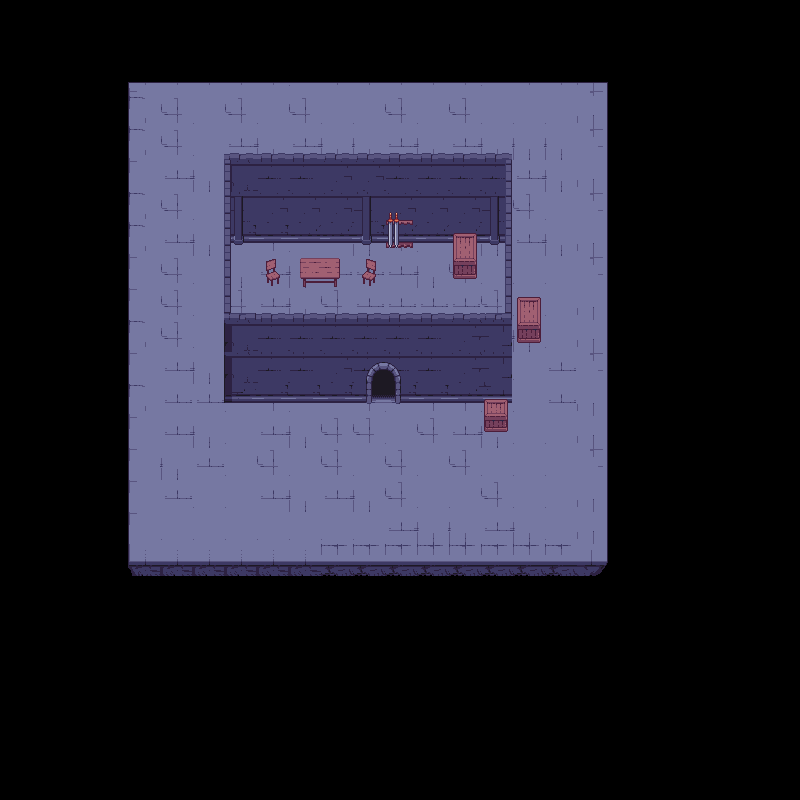

The image is a tile-based game level rendered from a .tmx file. Its description and complete source (layers, tilesets, objects, tile grids) follow:
An orthogonal 25x25 tile map with 32x32 px tiles, 4 tile layers (floor, wall, ceilings, door).

<map version="1.0" tiledversion="1.1.6" orientation="orthogonal" renderorder="right-down" width="25" height="25" tilewidth="32" tileheight="32" infinite="0" nextobjectid="1">
 <tileset firstgid="1" source="Dungeon1.tsx" />
 <layer name="floor" width="25" height="25">
  <data encoding="csv">
0,0,0,0,0,0,0,0,0,0,0,0,0,0,0,0,0,0,0,0,0,0,0,0,0,
0,0,0,0,0,0,0,0,0,0,0,0,0,0,0,0,0,0,0,0,0,0,0,0,0,
0,0,0,0,1,2,2,2,2,3,2,2,2,2,2,3,2,2,4,0,0,0,0,0,0,
0,0,0,0,5,6,7,6,7,6,7,7,6,7,6,7,7,7,8,0,0,0,0,0,0,
0,0,0,0,5,6,7,10,11,10,11,11,10,11,10,11,11,11,12,0,0,0,0,0,0,
0,0,0,0,9,10,11,7,6,6,7,6,7,7,7,7,10,11,8,0,0,0,0,0,0,
0,0,0,0,5,6,7,7,10,10,6,7,11,7,6,7,6,7,12,0,0,0,0,0,0,
0,0,0,0,5,10,11,7,6,7,10,11,6,7,10,11,10,11,8,0,0,0,0,0,0,
0,0,0,0,9,6,7,11,10,11,10,10,10,11,6,7,7,7,12,0,0,0,0,0,0,
0,0,0,0,9,6,7,6,10,11,6,10,10,10,10,6,7,7,8,0,0,0,0,0,0,
0,0,0,0,5,6,7,6,7,6,7,6,6,7,10,10,11,7,8,0,0,0,0,0,0,
0,0,0,0,9,10,11,11,6,10,11,10,10,11,10,10,7,10,12,0,0,0,0,0,0,
0,0,0,0,5,10,10,7,6,7,10,6,7,6,6,7,7,10,8,0,0,0,0,0,0,
0,0,0,0,9,10,11,7,10,11,6,6,7,6,10,11,7,7,8,0,0,0,0,0,0,
0,0,0,0,9,11,10,7,6,7,6,7,6,7,6,7,7,7,12,0,0,0,0,0,0,
0,0,0,0,9,10,7,7,10,11,10,11,6,7,7,6,7,7,8,0,0,0,0,0,0,
0,0,0,0,9,7,7,7,7,7,7,7,10,11,11,10,11,7,8,0,0,0,0,0,0,
0,0,0,0,13,14,14,14,14,14,15,15,15,15,15,15,15,15,16,0,0,0,0,0,0,
0,0,0,0,0,0,0,0,0,0,0,0,0,0,0,0,0,0,0,0,0,0,0,0,0,
0,0,0,0,0,0,0,0,0,0,0,0,0,0,0,0,0,0,0,0,0,0,0,0,0,
0,0,0,0,0,0,0,0,0,0,0,0,0,0,0,0,0,0,0,0,0,0,0,0,0,
0,0,0,0,0,0,0,0,0,0,0,0,0,0,0,0,0,0,0,0,0,0,0,0,0,
0,0,0,0,0,0,0,0,0,0,0,0,0,0,0,0,0,0,0,0,0,0,0,0,0,
0,0,0,0,0,0,0,0,0,0,0,0,0,0,0,0,0,0,0,0,0,0,0,0,0,
0,0,0,0,0,0,0,0,0,0,0,0,0,0,0,0,0,0,0,0,0,0,0,0,0
</data>
 </layer>
 <layer name="wall" width="25" height="25">
  <data encoding="csv">
0,0,0,0,0,0,0,0,0,0,0,0,0,0,0,0,0,0,0,0,0,0,0,0,0,
0,0,0,0,0,0,0,0,0,0,0,0,0,0,0,0,0,0,0,0,0,0,0,0,0,
0,0,0,0,0,0,0,0,0,0,0,0,0,0,0,0,0,0,0,0,0,0,0,0,0,
0,0,0,0,0,0,0,0,0,0,0,0,0,0,0,0,0,0,0,0,0,0,0,0,0,
0,0,0,0,0,0,0,34,34,34,34,34,34,34,34,34,0,0,0,0,0,0,0,0,0,
0,0,0,0,0,0,0,37,38,38,39,39,38,38,38,38,0,0,0,0,0,0,0,0,0,
0,0,0,0,0,0,0,26,39,39,39,26,39,39,39,26,0,0,0,0,0,0,0,0,0,
0,0,0,0,0,0,0,30,42,43,43,30,43,43,43,30,0,0,0,0,0,0,0,0,0,
0,0,0,0,0,0,0,0,0,0,0,0,0,0,0,0,0,0,0,0,0,0,0,0,0,
0,0,0,0,0,0,0,33,34,34,34,34,34,34,34,36,0,0,0,0,0,0,0,0,0,
0,0,0,0,0,0,0,37,38,38,38,38,38,38,39,40,0,0,0,0,0,0,0,0,0,
0,0,0,0,0,0,0,37,38,38,39,38,38,38,39,40,0,0,0,0,0,0,0,0,0,
0,0,0,0,0,0,0,41,42,42,42,43,42,42,43,44,0,0,0,0,0,0,0,0,0,
0,0,0,0,0,0,0,0,0,0,0,0,0,0,0,0,0,0,0,0,0,0,0,0,0,
0,0,0,0,0,0,0,0,0,0,0,0,0,0,0,0,0,0,0,0,0,0,0,0,0,
0,0,0,0,0,0,0,0,0,0,0,0,0,0,0,0,0,0,0,0,0,0,0,0,0,
0,0,0,0,0,0,0,0,0,0,0,0,0,0,0,0,0,0,0,0,0,0,0,0,0,
0,0,0,0,0,0,0,0,0,0,0,0,0,0,0,0,0,0,0,0,0,0,0,0,0,
0,0,0,0,0,0,0,0,0,0,0,0,0,0,0,0,0,0,0,0,0,0,0,0,0,
0,0,0,0,0,0,0,0,0,0,0,0,0,0,0,0,0,0,0,0,0,0,0,0,0,
0,0,0,0,0,0,0,0,0,0,0,0,0,0,0,0,0,0,0,0,0,0,0,0,0,
0,0,0,0,0,0,0,0,0,0,0,0,0,0,0,0,0,0,0,0,0,0,0,0,0,
0,0,0,0,0,0,0,0,0,0,0,0,0,0,0,0,0,0,0,0,0,0,0,0,0,
0,0,0,0,0,0,0,0,0,0,0,0,0,0,0,0,0,0,0,0,0,0,0,0,0,
0,0,0,0,0,0,0,0,0,0,0,0,0,0,0,0,0,0,0,0,0,0,0,0,0
</data>
 </layer>
 <layer name="ceilings" width="25" height="25">
  <data encoding="csv">
0,0,0,0,0,0,0,0,0,0,0,0,0,0,0,0,0,0,0,0,0,0,0,0,0,
0,0,0,0,0,0,0,0,0,0,0,0,0,0,0,0,0,0,0,0,0,0,0,0,0,
0,0,0,0,0,0,0,0,0,0,0,0,0,0,0,0,0,0,0,0,0,0,0,0,0,
0,0,0,0,0,0,0,0,0,0,0,0,0,0,0,0,0,0,0,0,0,0,0,0,0,
0,0,0,0,0,0,0,0,0,0,0,0,0,0,0,0,0,0,0,0,0,0,0,0,0,
0,0,0,0,0,0,0,52,0,0,0,0,0,0,0,48,0,0,0,0,0,0,0,0,0,
0,0,0,0,0,0,0,52,0,0,0,0,0,0,0,48,0,0,0,0,0,0,0,0,0,
0,0,0,0,0,0,0,52,0,0,0,0,0,0,0,48,0,0,0,0,0,0,0,0,0,
0,0,0,0,0,0,0,52,0,0,0,0,0,0,0,48,0,0,0,0,0,0,0,0,0,
0,0,0,0,0,0,0,51,0,0,0,0,0,0,0,47,0,0,0,0,0,0,0,0,0,
0,0,0,0,0,0,0,0,0,0,0,0,0,0,0,0,0,0,0,0,0,0,0,0,0,
0,0,0,0,0,0,0,0,0,0,0,0,0,0,0,0,0,0,0,0,0,0,0,0,0,
0,0,0,0,0,0,0,0,0,0,0,0,0,0,0,0,0,0,0,0,0,0,0,0,0,
0,0,0,0,0,0,0,0,0,0,0,0,0,0,0,0,0,0,0,0,0,0,0,0,0,
0,0,0,0,0,0,0,0,0,0,0,0,0,0,0,0,0,0,0,0,0,0,0,0,0,
0,0,0,0,0,0,0,0,0,0,0,0,0,0,0,0,0,0,0,0,0,0,0,0,0,
0,0,0,0,0,0,0,0,0,0,0,0,0,0,0,0,0,0,0,0,0,0,0,0,0,
0,0,0,0,0,0,0,0,0,0,0,0,0,0,0,0,0,0,0,0,0,0,0,0,0,
0,0,0,0,0,0,0,0,0,0,0,0,0,0,0,0,0,0,0,0,0,0,0,0,0,
0,0,0,0,0,0,0,0,0,0,0,0,0,0,0,0,0,0,0,0,0,0,0,0,0,
0,0,0,0,0,0,0,0,0,0,0,0,0,0,0,0,0,0,0,0,0,0,0,0,0,
0,0,0,0,0,0,0,0,0,0,0,0,0,0,0,0,0,0,0,0,0,0,0,0,0,
0,0,0,0,0,0,0,0,0,0,0,0,0,0,0,0,0,0,0,0,0,0,0,0,0,
0,0,0,0,0,0,0,0,0,0,0,0,0,0,0,0,0,0,0,0,0,0,0,0,0,
0,0,0,0,0,0,0,0,0,0,0,0,0,0,0,0,0,0,0,0,0,0,0,0,0
</data>
 </layer>
 <layer name="door" width="25" height="25">
  <data encoding="csv">
0,0,0,0,0,0,0,0,0,0,0,0,0,0,0,0,0,0,0,0,0,0,0,0,0,
0,0,0,0,0,0,0,0,0,0,0,0,0,0,0,0,0,0,0,0,0,0,0,0,0,
0,0,0,0,0,0,0,0,0,0,0,0,0,0,0,0,0,0,0,0,0,0,0,0,0,
0,0,0,0,0,0,0,0,0,0,0,0,0,0,0,0,0,0,0,0,0,0,0,0,0,
0,0,0,0,0,0,0,0,0,0,0,0,0,0,0,0,0,0,0,0,0,0,0,0,0,
0,0,0,0,0,0,0,0,0,0,0,0,0,0,0,0,0,0,0,0,0,0,0,0,0,
0,0,0,0,0,0,0,0,0,0,0,0,99,0,0,0,0,0,0,0,0,0,0,0,0,
0,0,0,0,0,0,0,0,0,0,0,0,103,0,92,0,0,0,0,0,0,0,0,0,0,
0,0,0,0,0,0,0,0,93,97,98,94,0,0,96,0,0,0,0,0,0,0,0,0,0,
0,0,0,0,0,0,0,0,0,0,0,0,0,0,0,0,92,0,0,0,0,0,0,0,0,
0,0,0,0,0,0,0,0,0,0,0,0,0,0,0,0,96,0,0,0,0,0,0,0,0,
0,0,0,0,0,0,0,0,0,0,0,65,66,0,0,0,0,0,0,0,0,0,0,0,0,
0,0,0,0,0,0,0,0,0,0,0,69,70,0,0,101,0,0,0,0,0,0,0,0,0,
0,0,0,0,0,0,0,0,0,0,0,0,0,0,0,105,0,0,0,0,0,0,0,0,0,
0,0,0,0,0,0,0,0,0,0,0,0,0,0,0,0,0,0,0,0,0,0,0,0,0,
0,0,0,0,0,0,0,0,0,0,0,0,0,0,0,0,0,0,0,0,0,0,0,0,0,
0,0,0,0,0,0,0,0,0,0,0,0,0,0,0,0,0,0,0,0,0,0,0,0,0,
0,0,0,0,0,0,0,0,0,0,0,0,0,0,0,0,0,0,0,0,0,0,0,0,0,
0,0,0,0,0,0,0,0,0,0,0,0,0,0,0,0,0,0,0,0,0,0,0,0,0,
0,0,0,0,0,0,0,0,0,0,0,0,0,0,0,0,0,0,0,0,0,0,0,0,0,
0,0,0,0,0,0,0,0,0,0,0,0,0,0,0,0,0,0,0,0,0,0,0,0,0,
0,0,0,0,0,0,0,0,0,0,0,0,0,0,0,0,0,0,0,0,0,0,0,0,0,
0,0,0,0,0,0,0,0,0,0,0,0,0,0,0,0,0,0,0,0,0,0,0,0,0,
0,0,0,0,0,0,0,0,0,0,0,0,0,0,0,0,0,0,0,0,0,0,0,0,0,
0,0,0,0,0,0,0,0,0,0,0,0,0,0,0,0,0,0,0,0,0,0,0,0,0
</data>
 </layer>
</map>
